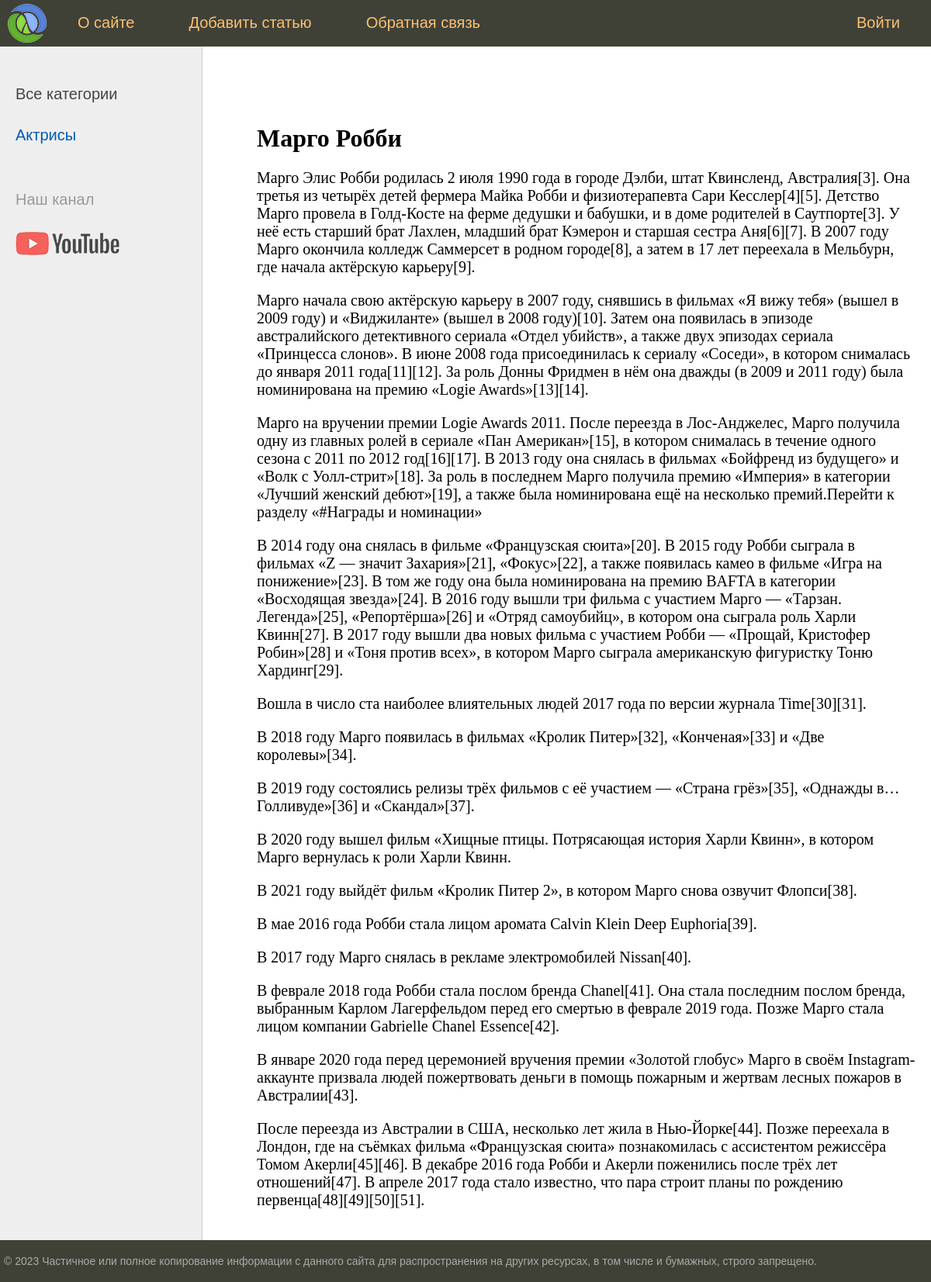
The page /post/margo-robbi/ on the database as committed earlier.
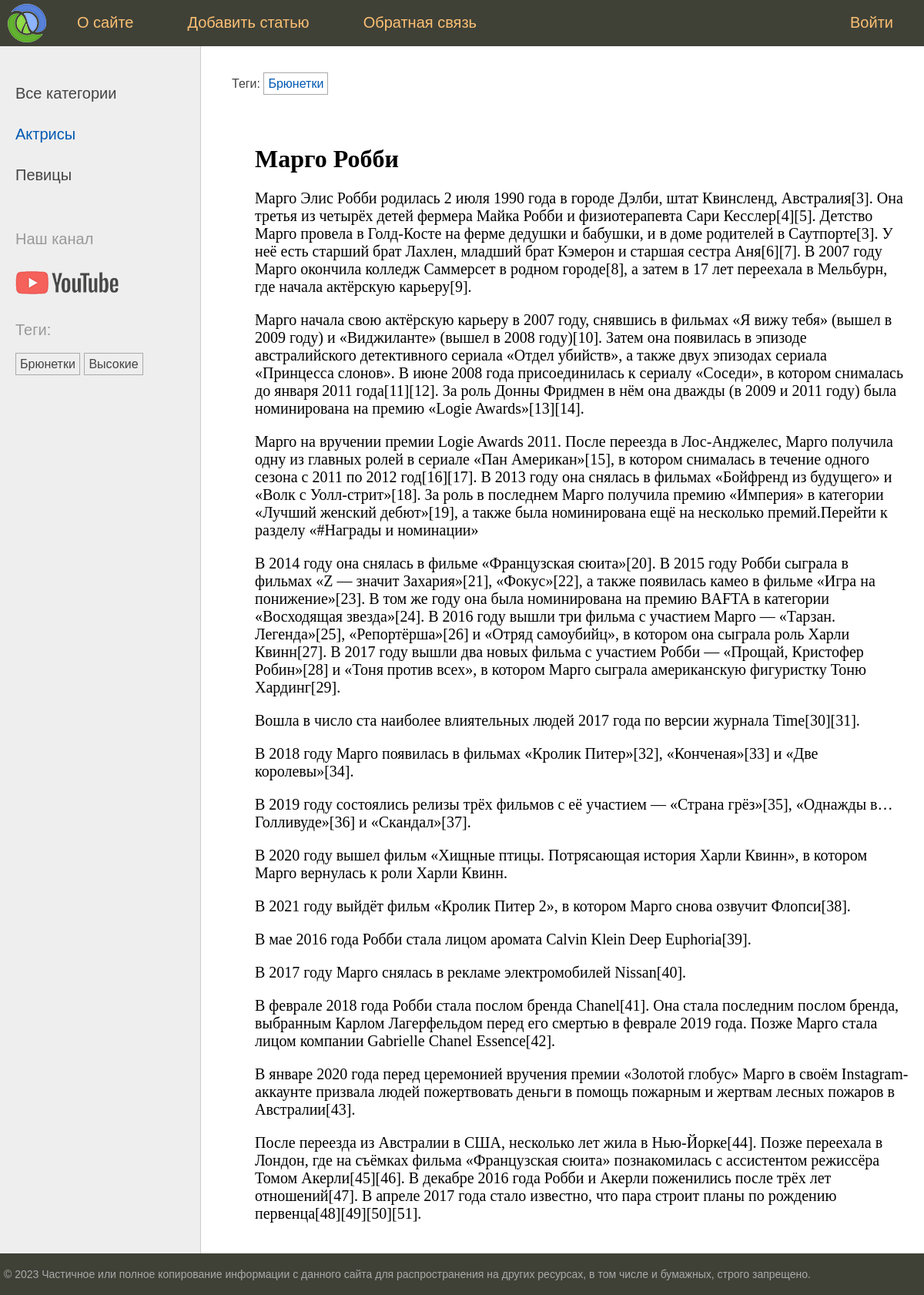
The same page on the database as committed later.
### women/models.py (models this page shows, shortened)
class Category(models.Model):
    name = models.CharField(max_length=100, db_index=True, verbose_name='Категория')
    slug = models.SlugField(max_length=255, unique=True, db_index=True)
    class Meta:
        verbose_name = 'Категория'
        verbose_name_plural = 'Категории'
    def get_absolute_url(self):
        return reverse('category', kwargs={'cat_slug': self.slug})

class TagPost(models.Model):
    tag = models.CharField(max_length=100, db_index=True)
    slug = models.SlugField(max_length=255, unique=True, db_index=True)
    def get_absolute_url(self):
        return reverse('tag', kwargs={'tag_slug': self.slug})

### women/views.py (the view)
# urls.py: path('post/<slug:post_slug>/', views.show_post, name='post'),
def show_post(request, post_slug):
    post = get_object_or_404(Women, slug=post_slug)
    data = {
        'title': post.title,
        'menu': menu,
        'post': post,
        'cat_selected': 1,
    }
    return render(request, 'women/post.html', data)

### women/templatetags/women_tags.py (called while the page is built)
@register.inclusion_tag('women/list_categories.html')
def show_categories(cat_selected=0):
    cats = Category.objects.annotate(total=Count('posts')).filter(total__gt=0)
    return {'cats': cats, 'cat_selected': cat_selected}

@register.inclusion_tag('women/list_tags.html')
def show_all_tags():
    return {'tags': TagPost.objects.annotate(total=Count('tags')).filter(total__gt=0)}

### women/templates/women/post.html (shortened to what this page needs)
{% extends 'base.html' %}
{% block breadcrumbs %}
    {% with post.tags.all as tags %}
        {% if tags %}
            <ul class="tags-list">
                <li>Теги:</li>
                {% for t in tags %}
                    <li><a href="{{ t.get_absolute_url }}">{{ t.tag }}</a></li>
                {% endfor %}
            </ul>
        {% endif %}
    {% endwith %}
{% endblock %}
{% block content %}
    <h1>{{ post.title }}</h1>
    {{ post.content|linebreaks }}
{% endblock %}

### women/templates/women/list_categories.html
{% for cat in cats %}
    {% if cat.id == cat_selected %}
        <li class="selected">{{ cat.name }}</li>
    {% else %}
        <li><a href="{{ cat.get_absolute_url }}">{{ cat.name }}</a></li>
    {% endif %}
{% endfor %}

### women/templates/women/list_tags.html
{% if tags %}
    <p>Теги:</p>
    <ul class="tags-list">
        {% for t in tags %}
            <li><a href="{{ t.get_absolute_url }}">{{ t.tag }}</a></li>
        {% endfor %}
    </ul>
{% endif %}

Rows that differ between the two databases and show on the page:
now on this page (row unchanged): Category: name "Певицы"
added TagPost: tag "Брюнетки"
added TagPost: tag "Высокие"
Other text that changed with them:
text now shown: "Теги: Теги:"
